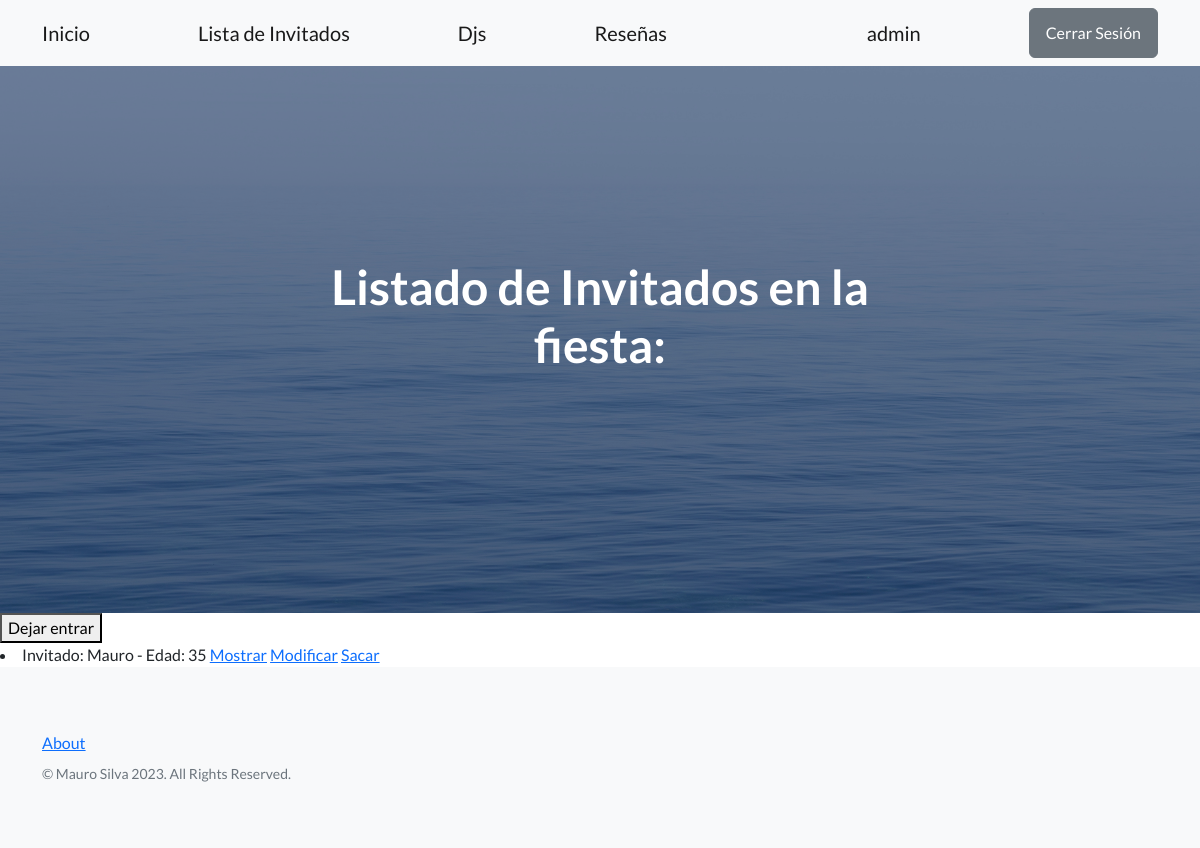
The page /invitados (signed in) on the database as committed earlier.
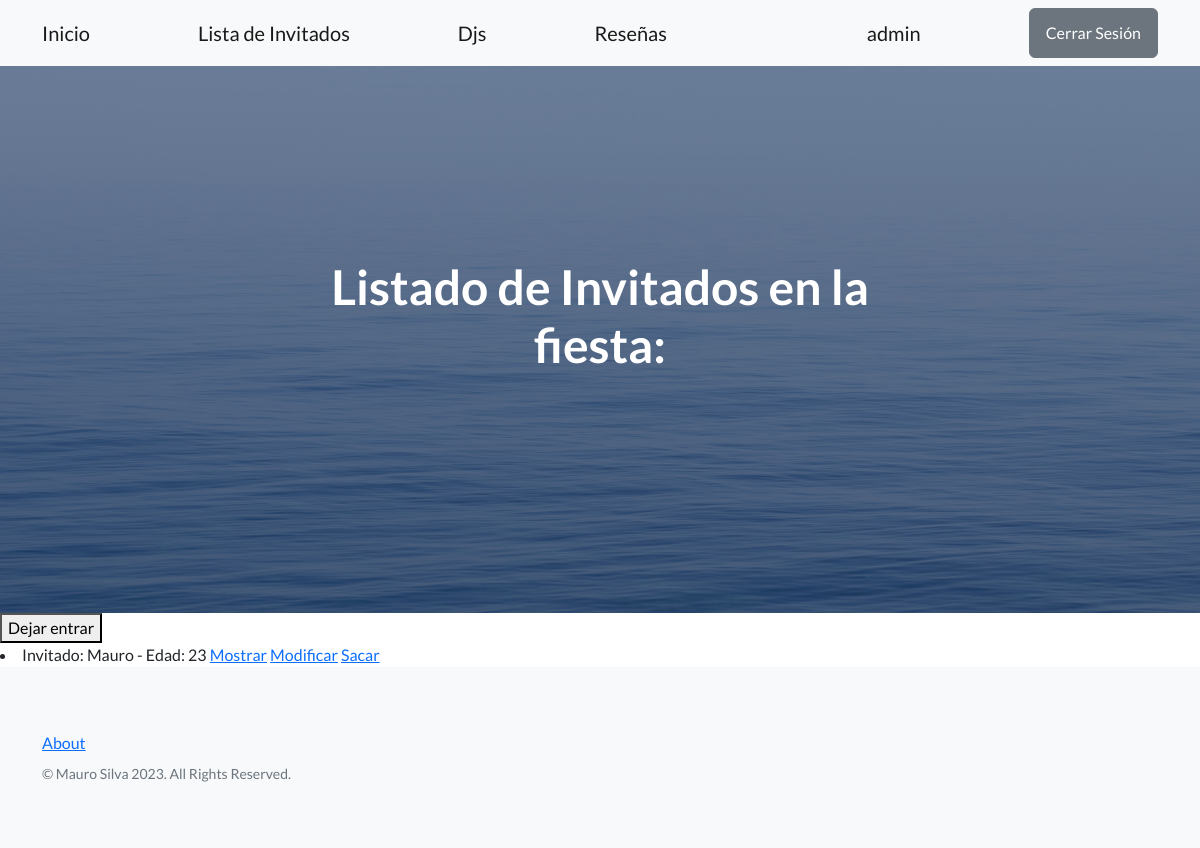
The same page on the database as committed later.
### inicio/models.py (models this page shows)
class Invitado(models.Model):
    nombre = models.CharField(max_length=20)
    edad = models.IntegerField()
    descripcion = RichTextField(blank=True, null=True)
    imagen_invitado = models.ImageField(blank=True, null=True, upload_to='img_invitados')
    def __str__(self):
        return f'Invitado: {self.nombre} - Edad: {self.edad}'

### inicio/views.py (the view)
# urls.py: path('invitados', views.ListarInvitados.as_view(), name='listar_invitados'),
class ListarInvitados(ListView, ):
    model = Invitado
    template_name = 'inicio/CBV/listar_invitados_CBV.html'
    context_object_name = 'invitados'

### inicio/templates/inicio/CBV/listar_invitados_CBV.html (shortened to what this page needs)
{% extends 'base.html' %}
{% block mensaje_inicio %}
Listado de Invitados en la fiesta:
{% endblock mensaje_inicio %}
{% block contenido %}
<button><a class='navbar-brand' href= {% url 'inicio:dejar_entrar_invitado' %}>Dejar entrar</a></button>
{% if invitados %}
{% for invitado in invitados %}
<li>
    {{invitado}}
    <a href={% url 'inicio:mostrar_invitado' invitado.id %}>Mostrar</a>
    <a href={% url 'inicio:mod_invitado' invitado.id %}>Modificar</a>
    <a href={% url 'inicio:sacar_invitado' invitado.id %}>Sacar</a>
</li>
{% endfor %}
{% else %}
<p>No hay nadie en la fiesta.</p>
{% endif %}
{% endblock contenido %}

Rows that differ between the two databases and show on the page:
removed Invitado: nombre+edad "Invitado: Mauro - Edad: 35"
added Invitado: nombre+edad "Invitado: Mauro - Edad: 23"
